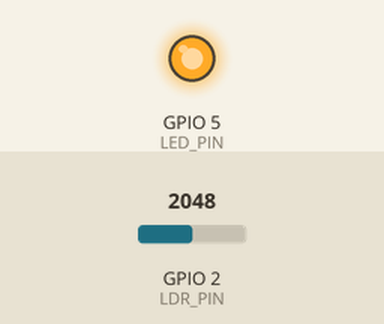
This sketch was run on a simulated ESP32-C6. Parts: output pins drawn as LEDs (lit = HIGH). Inputs (shaded band) come from the test bench; at power-on: GPIO 2 (LDR_PIN) = 2048.

Above: at 1.2 s.
1.3 s: GPIO 2 (LDR_PIN) set to 3680
2.8 s: GPIO 2 (LDR_PIN) set to 3787
At 3.5 s:
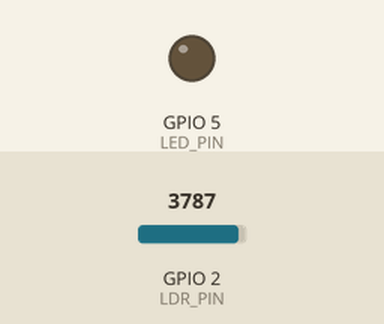
4.3 s: GPIO 2 (LDR_PIN) set to 3690
At 4.8 s:
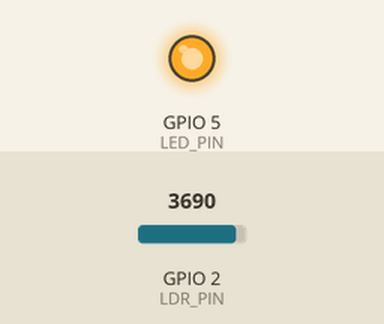
5.8 s: GPIO 2 (LDR_PIN) set to 3770
At 6.1 s:
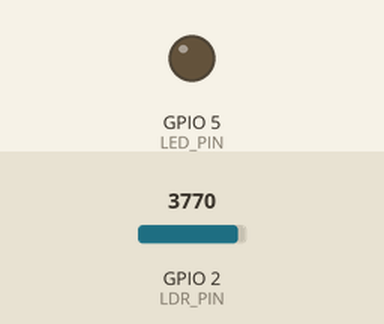
Timing chart, 0 to 8.3 s (numbered marks = the images above; inputs shaded):
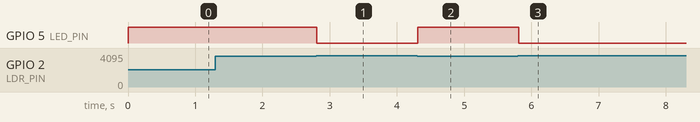

Measured:
- the behaviour switches between 3729 and 3730 on GPIO 2 (LDR_PIN) (found by bisection; images 0 and 1)
- after the input at 1.3 s, every drawn part: stays the same
- after the input at 2.8 s, GPIO 5 (LED_PIN): HIGH → LOW at once
- after the input at 4.3 s, GPIO 5 (LED_PIN): LOW → HIGH at once
- after the input at 5.8 s, GPIO 5 (LED_PIN): HIGH → LOW at once

The sketch:

kvm-led-reader.ino
```cpp
#define LDR_PIN 2     // LDR connected to GP2
#define LED_PIN 5     // LED connected to GPIO5 with resistor

void setup() {
  // Serial.begin(115200);
  // delay(1000);
  // Serial.println("ESP32-C6 LDR Monitor with Blue LED");

  pinMode(LED_PIN, OUTPUT);
  digitalWrite(LED_PIN, LOW);  // Start with LED OFF
}

void loop() {
  int ldrValue = analogRead(LDR_PIN);
  // Serial.print("LDR Value: ");
  // Serial.println(ldrValue);

  if (ldrValue < 3730) {
    digitalWrite(LED_PIN, HIGH);  // Turn LED ON
  } else {
    digitalWrite(LED_PIN, LOW);   // Turn LED OFF
  }

  delay(50);
}
```
